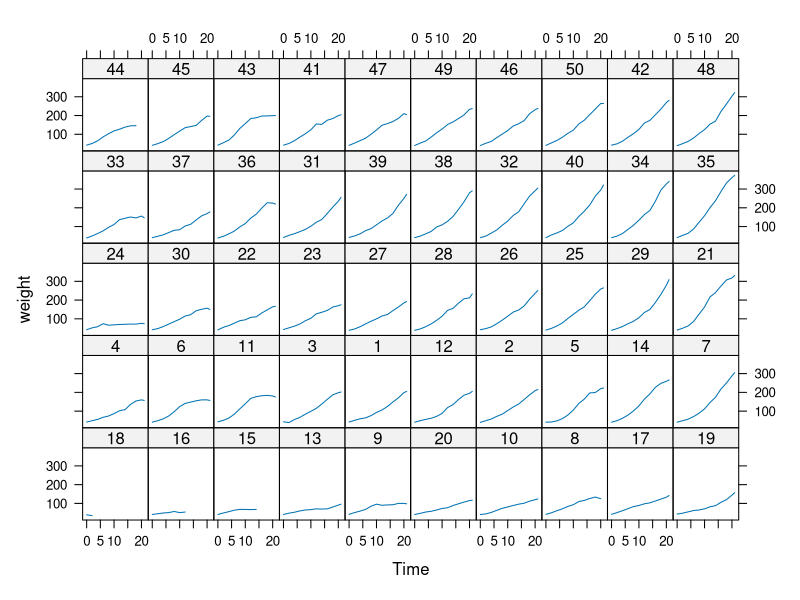
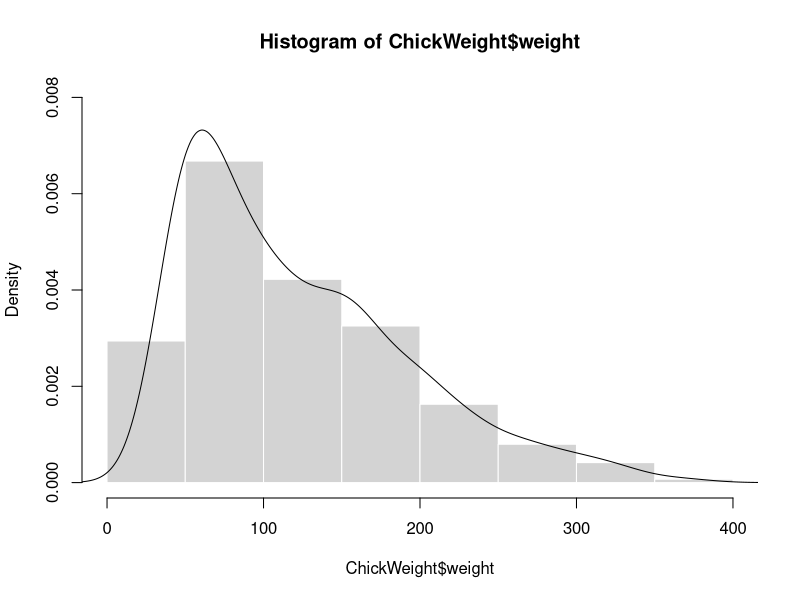
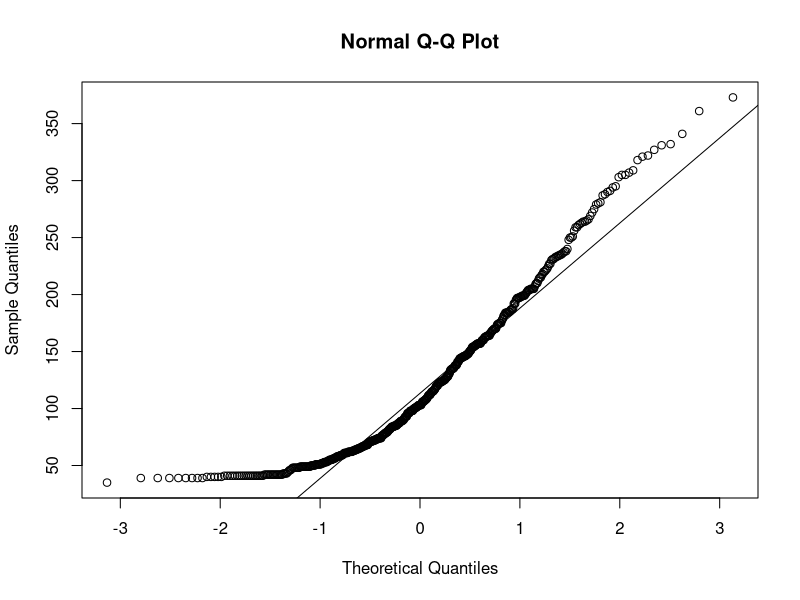
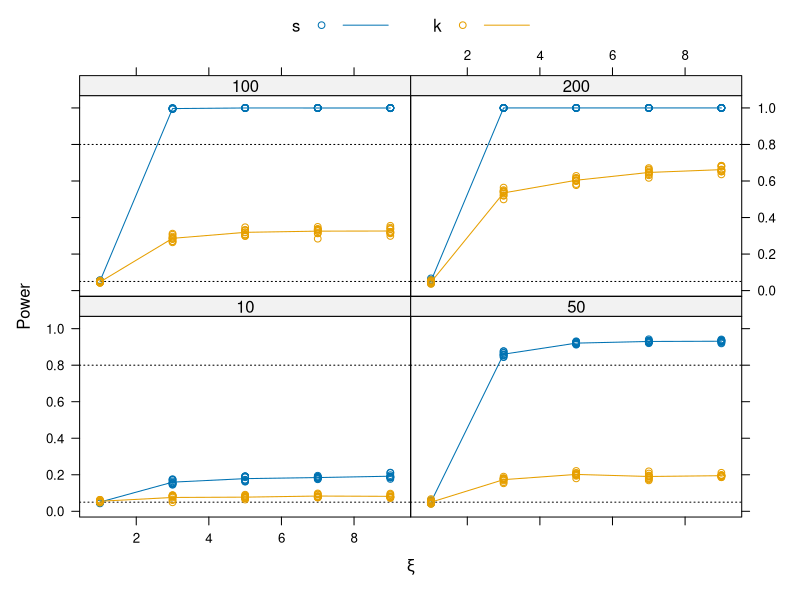

Source code (R) for these figures, in order:
#' ---
#' title: "Data simulation to compare methods for testing normality assumption"
#' author: ""
#' date: "Last modified: 2025-09-08"
#' bibliography: ../lit.bib
#' ---

#' # Example ChickWeight

data("ChickWeight")

lattice::xyplot(weight ~ Time | Chick, data = ChickWeight,
                type = "l", layout = c(10, 5))

hist(ChickWeight$weight, freq = FALSE, border = "white", ylim = c(0, 0.008))
lines(density(ChickWeight$weight))

qqnorm(ChickWeight$weight)
qqline(ChickWeight$weight)

shapiro.test(ChickWeight$weight)
ks.test(ChickWeight$weight, "pnorm",
        mean = mean(ChickWeight$weight),
        sd = sd(ChickWeight$weight))
# --> mean and sd should *not* be estimated from the sample!

# Additional tests from R package `nortest`

nortest::ad.test(ChickWeight$weight)      # Anderson-Darling test for normality
nortest::cvm.test(ChickWeight$weight)     # Cramer-von Mises test for normality
nortest::lillie.test(ChickWeight$weight)  # Lilliefors (Kolmogorov-Smirnov) test for normality
nortest::pearson.test(ChickWeight$weight) # Pearson chi-square test for normality
nortest::sf.test(ChickWeight$weight)      # Shapiro-Francia test for normality


#' # Simulate skewed data
#'
# For the data generating process we take the funtion `fGarch::rsnorm()`. In
# order to be change it easily, we still wrap it in `dgp()`.

dgp <- function(n, xi) {
  fGarch::rsnorm(n = n, mean = 0, sd = 1, xi = xi)
}

one_simulation <- function(n, xi, nrep = 1000) {
  pval <- replicate(nrep, {
    y <- dgp(n = n, xi = xi)
    c(
      s = shapiro.test(y)$p.value,
      k = ks.test(y, "pnorm", mean = 0, sd = 1)$p.value
    )
  })
  rowMeans(pval < .05)
}

simulation_study <- function(niter, n, xi, nrep = 1000) {
  comb <- expand.grid(i = 1:niter, n = n, xi = xi)
  p <- mapply(one_simulation, n = comb$n, xi = comb$xi, nrep = nrep)
  comb$s <- p["s", ]
  comb$k <- p["k", ]
  comb
}

#+ cache = TRUE
res <- simulation_study(niter = 10, n = c(10, 50, 100, 200), xi = seq(1, 10, 2))

lattice::xyplot(s + k ~ xi | factor(n), data = res,
                type = c("a", "p"),
                auto.key = list(space = "top", column = 2),
                xlab = expression(xi),
                ylab = "Power",
                abline = list(h = c(0.05, 0.8), lty = 3))

# What Wikipedia says on this:
# https://de.wikipedia.org/wiki/Shapiro-Wilk-Test
